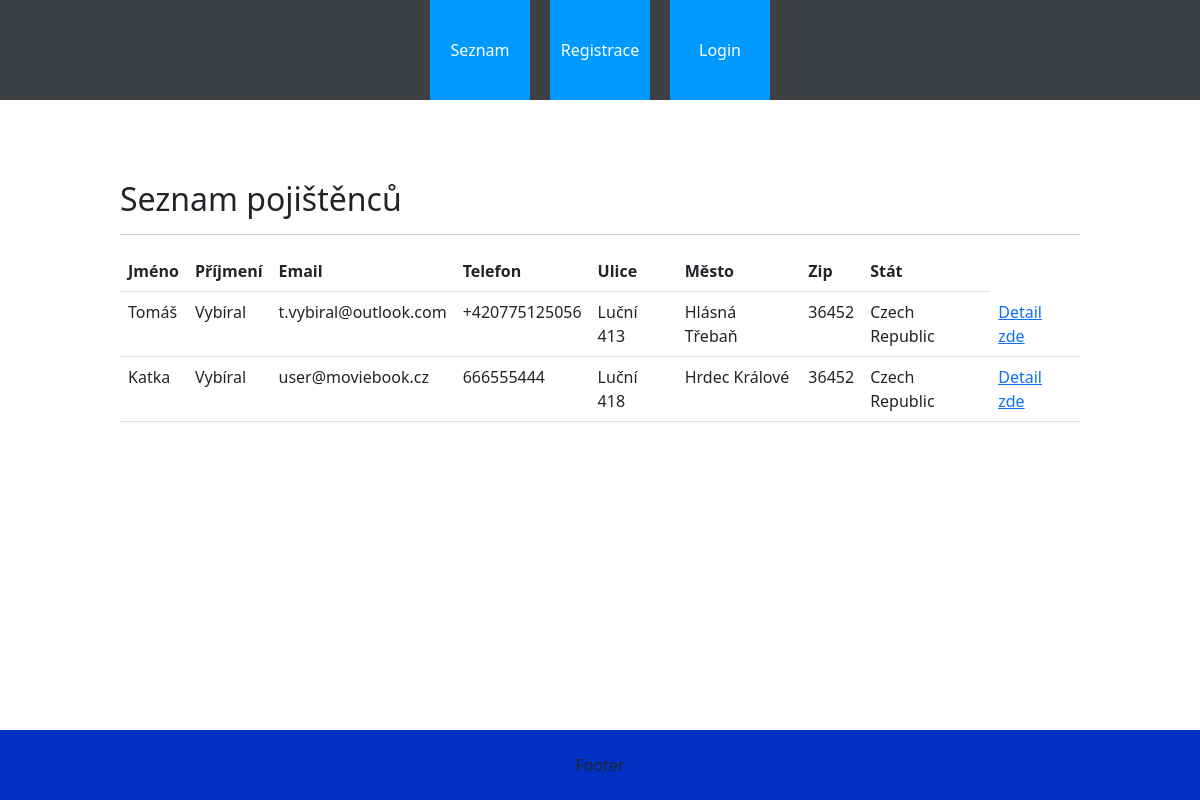
The page /pojistenci/pojistenci_index/ on the database its author committed.
### pojistenci/models.py (models this page shows, shortened)
class Pojistenec(models.Model):
    jmeno = models.CharField(max_length=200, verbose_name='Jméno')
    prijmeni = models.CharField(max_length=200, verbose_name='Příjmení')
    email = models.EmailField(max_length=200)
    telefon = models.CharField(max_length=15, verbose_name='Telefon')
    ulice_cp = models.CharField(
        max_length=200, verbose_name='Ulice a číslo popisné')
    mesto = models.CharField(max_length=100, verbose_name='Město')
    psc = models.CharField(max_length=9, verbose_name='PSČ')
    stat = models.ForeignKey(
        Stat, on_delete=models.SET_NULL, null=True, verbose_name='Stát')
    def __init__(self, *args, **kwargs):
        super(Pojistenec, self).__init__(*args, **kwargs)
    class Meta:
        verbose_name = 'Pojištěnec'
        verbose_name_plural = 'Pojištěnci'

class Stat(models.Model):
    stat = models.CharField(max_length=50)
    ordering = ['-stat']
    def __str__(self) -> str:
        return self.stat
    class Meta:
        verbose_name = 'Stát'
        verbose_name_plural = 'Státy'

### pojistenci/views.py (the view)
# urls.py: path('pojistenci_index/', views.PojistenecIndex.as_view(), name='pojistenci'),
class PojistenecIndex(generic.ListView):
    template_name = 'pojistenci/pojistenci_index.html'
    context_object_name = 'pojistenci'
    def get_queryset(self):
        return Pojistenec.objects.all().order_by('-prijmeni')

### pojistenci/templates/pojistenci/pojistenci_index.html
{% extends "base.html" %}
{% block content %}
<h2>Seznam pojištěnců</h2>
<hr>
    <table class="table">
      <tr>
        <th>Jméno</th>
        <th>Příjmení</th>
        <th>Email</th>
        <th>Telefon</th>
        <th>Ulice</th>
        <th>Město</th>
        <th>Zip</th>
        <th>Stát</th>
      </tr>
      {% for pojistenec in pojistenci %}
      <tr>
        <td>{{pojistenec.jmeno}}</td>
        <td>{{pojistenec.prijmeni}}</td>
        <td>{{pojistenec.email}}</td>
        <td>{{pojistenec.telefon}}</td>
        <td>{{pojistenec.ulice_cp}}</td>
        <td>{{pojistenec.mesto}}</td>
        <td>{{pojistenec.psc}}</td>
        <td>{{pojistenec.stat}}</td>
        <td><a href={% url 'pojistenec_detail' pojistenec.id %}>Detail zde</a></td>
      </tr>
      {% endfor %}
    </table>
{% endblock %}

### pojistenci/static/css/style.css (style rules this page uses)
html, body { width: 100%; height: 100%; margin: 0; }

### rows shown on the page
Pojistenec: jmeno "Tomáš", prijmeni "Vybíral", email "t.vybiral@outlook.com", telefon "+420775125056", ulice_cp "Luční 413", mesto "Hlásná Třebaň", psc "36452", stat "Czech Republic"
Pojistenec: jmeno "Katka", prijmeni "Vybíral", email "user@moviebook.cz", telefon "666555444", ulice_cp "Luční 418", mesto "Hrdec Králové", psc "36452", stat "Czech Republic"
